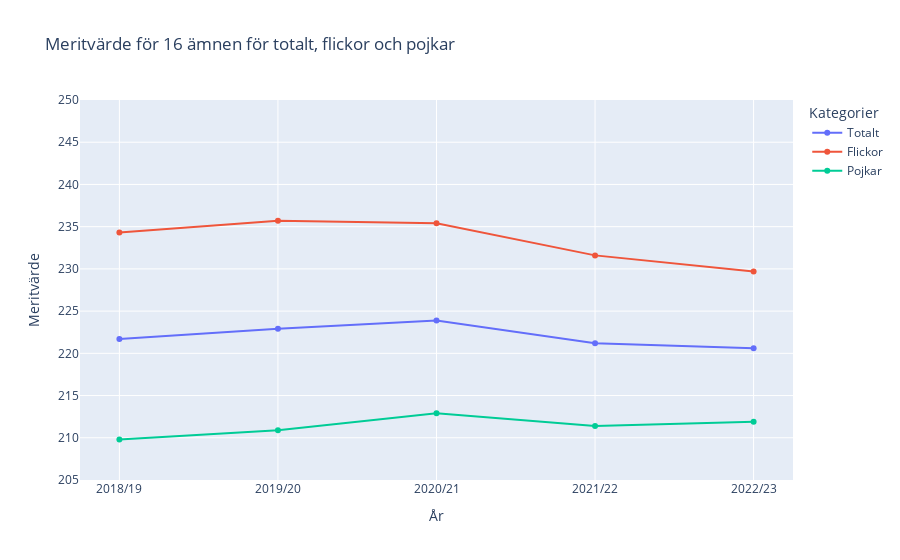

Write notebook code for a chart like this one.
### Code cell
import plotly.express as px
fig1 = px.line(df1, x='År', y=['Totalt', 'Flickor', 'Pojkar'],
              title='Meritvärde för 16 ämnen för totalt, flickor och pojkar',
              labels={'value': 'Meritvärde', 'variable': 'Kategori'}, # value är y-axelns och variable är de olika kategorierna
              markers=True) # Lägger till punkter vid varje år

fig1.update_traces(texttemplate='%{y:.1f}%', textposition='top center') # visar kategori, andel mm när man hovrar
fig1.update_layout(yaxis_range=[205, 250],  # Justerat y-axelns storlek
                  legend_title_text='Kategorier') # Skriver ut "Kategorier" över de olika grupperna

fig1.show()

### Figure 1 — Plotly figure (JSON) as saved in the notebook; plotly's stock layout.template omitted (floating-point values rounded to 4 significant figures)
{"data": [{"hovertemplate": "Kategori=Totalt<br>År=%{x}<br>Meritvärde=%{y}<extra></extra>", "legendgroup": "Totalt", "line": {"color": "#636efa", "dash": "solid"}, "marker": {"symbol": "circle"}, "mode": "lines+markers", "name": "Totalt", "orientation": "v", "showlegend": true, "textposition": "top center", "texttemplate": "%{y:.1f}%", "type": "scatter", "x": ["2018/19", "2019/20", "2020/21", "2021/22", "2022/23"], "xaxis": "x", "y": [221.7, 222.9, 223.9, 221.2, 220.6], "yaxis": "y"}, {"hovertemplate": "Kategori=Flickor<br>År=%{x}<br>Meritvärde=%{y}<extra></extra>", "legendgroup": "Flickor", "line": {"color": "#EF553B", "dash": "solid"}, "marker": {"symbol": "circle"}, "mode": "lines+markers", "name": "Flickor", "orientation": "v", "showlegend": true, "textposition": "top center", "texttemplate": "%{y:.1f}%", "type": "scatter", "x": ["2018/19", "2019/20", "2020/21", "2021/22", "2022/23"], "xaxis": "x", "y": [234.3, 235.7, 235.4, 231.6, 229.7], "yaxis": "y"}, {"hovertemplate": "Kategori=Pojkar<br>År=%{x}<br>Meritvärde=%{y}<extra></extra>", "legendgroup": "Pojkar", "line": {"color": "#00cc96", "dash": "solid"}, "marker": {"symbol": "circle"}, "mode": "lines+markers", "name": "Pojkar", "orientation": "v", "showlegend": true, "textposition": "top center", "texttemplate": "%{y:.1f}%", "type": "scatter", "x": ["2018/19", "2019/20", "2020/21", "2021/22", "2022/23"], "xaxis": "x", "y": [209.8, 210.9, 212.9, 211.4, 211.9], "yaxis": "y"}], "layout": {"legend": {"title": {"text": "Kategorier"}, "tracegroupgap": 0}, "title": {"text": "Meritvärde för 16 ämnen för totalt, flickor och pojkar"}, "xaxis": {"anchor": "y", "domain": [0, 1], "title": {"text": "År"}}, "yaxis": {"anchor": "x", "domain": [0, 1], "range": [205, 250], "title": {"text": "Meritvärde"}}}}
